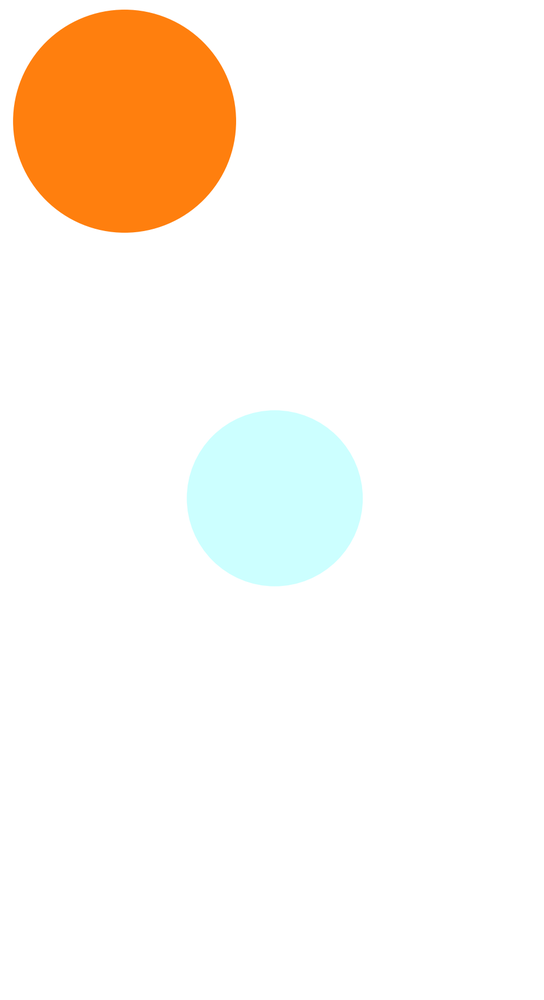
#> input picture Spring 2024/PHYS 454/plt1.png, 544 x 1000 px, shrunk from 963 x 1770 before the run, found by its file name
$ python analyze_algol.py
#> lines starting #> are read from the running program, lines starting #| are printed output that depends on the picture
import matplotlib.pyplot as plt
import matplotlib.animation as animation
from matplotlib import rc
from matplotlib.ticker import ScalarFormatter
from matplotlib.backends.backend_agg import FigureCanvasAgg
from matplotlib.figure import Figure

from PIL import Image

from scipy.integrate import solve_ivp
from scipy.spatial.transform import Rotation as R

import numpy as np


im1 = Image.open('C:/Users/mania/Desktop/ME_Fall_2023/Spring 2024/PHYS 454/plt1.png')   # open projection images of algol
#> im1 is the input picture: PIL image 544x1000 RGBA; mean R, G, B, A 252.7, 245.8, 237.7, 255
im2 = Image.open('C:/Users/mania/Desktop/ME_Fall_2023/Spring 2024/PHYS 454/plt2.png')
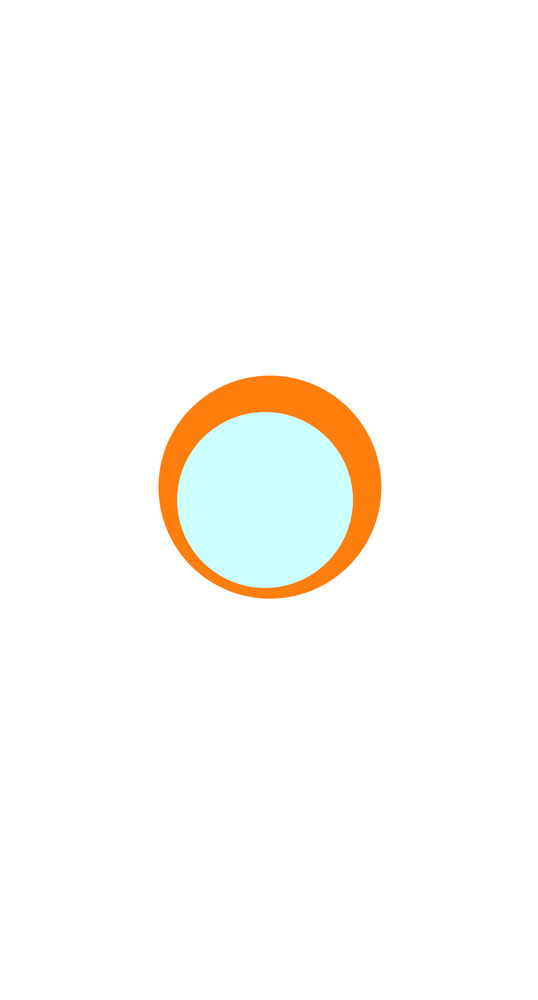
#> input picture Spring 2024/PHYS 454/plt2.png, 538 x 1000 px, shrunk from 953 x 1770 before the run, found by its file name
#> im2 is the input picture: PIL image 538x1000 RGBA; mean R, G, B, A 252.7, 251.5, 248.4, 255
im3 = Image.open('C:/Users/mania/Desktop/ME_Fall_2023/Spring 2024/PHYS 454/plt3.png')
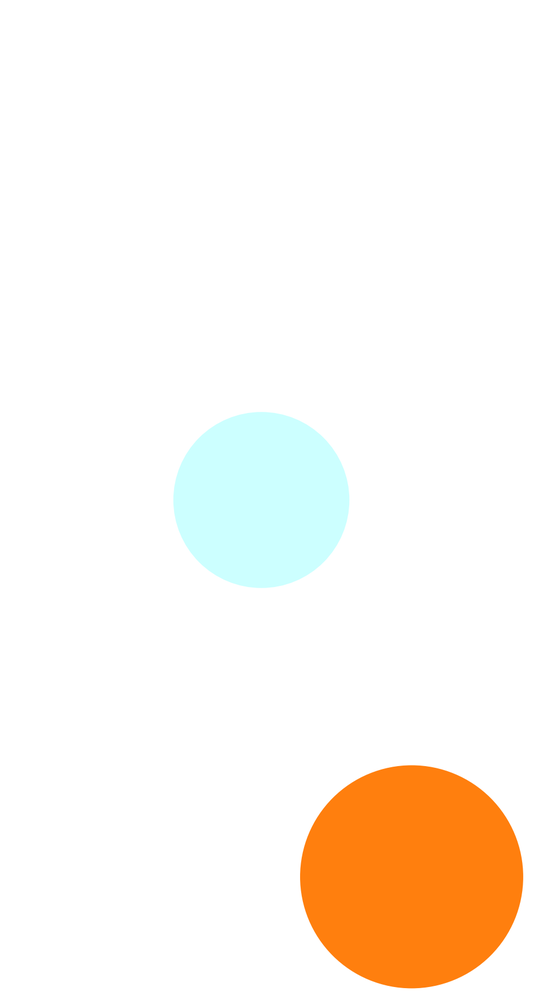
#> input picture Spring 2024/PHYS 454/plt3.png, 534 x 1000 px, shrunk from 945 x 1770 before the run, found by its file name
#> im3 is the input picture: PIL image 534x1000 RGBA; mean R, G, B, A 252.7, 245.6, 237.3, 255
im4 = Image.open('C:/Users/mania/Desktop/ME_Fall_2023/Spring 2024/PHYS 454/plt4.png')
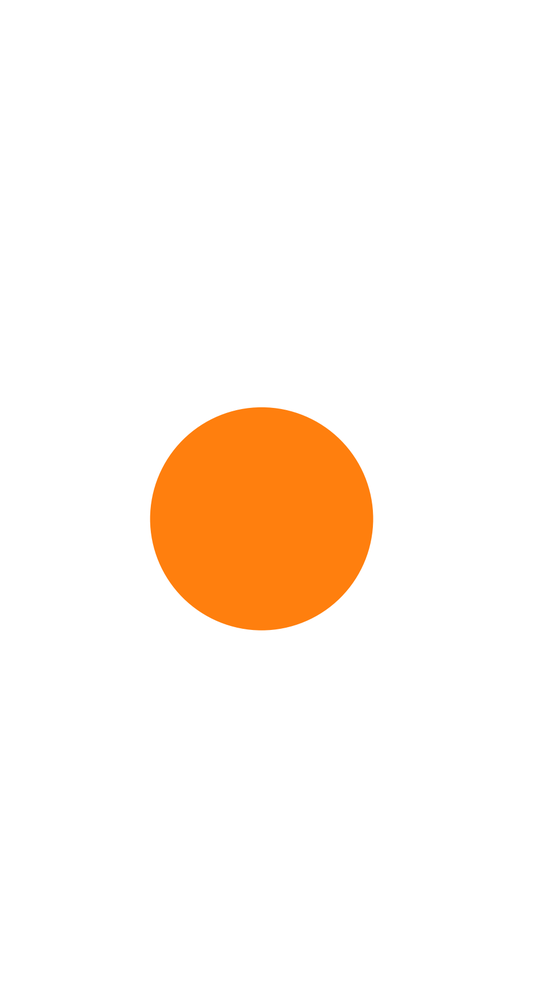
#> input picture Spring 2024/PHYS 454/plt4.png, 539 x 1000 px, shrunk from 954 x 1770 before the run, found by its file name
#> im4 is the input picture: PIL image 539x1000 RGBA; mean R, G, B, A 255, 245.7, 237.5, 255
print(im1.format, im1.size, im1.mode)   # print image format, size (width and height in px), and color mode
#| PNG (544, 1000) RGBA
print(im2.format, im2.size, im2.mode)
#| PNG (538, 1000) RGBA
print(im3.format, im3.size, im3.mode)
#| PNG (534, 1000) RGBA
print(im4.format, im4.size, im4.mode)
#| PNG (539, 1000) RGBA

fig = plt.figure(figsize=(15,5))
ax = fig.add_subplot(141)
ax1 = fig.add_subplot(142)
ax2 = fig.add_subplot(143)
ax3 = fig.add_subplot(144)

ax.imshow(im2)
ax1.imshow(im2)
ax2.imshow(im3)
ax3.imshow(im4)
# plt.show()

imdata1 = np.array(im1, dtype=int)*-1   # initializes image data as integer array and negates values so that white is the most negative value
imdata2 = np.array(im2, dtype=int)*-1
imdata3 = np.array(im3, dtype=int)*-1
imdata4 = np.array(im4, dtype=int) *-1

imdata = [imdata1, imdata2, imdata3, imdata4]

LineToExtractHoriz = np.arange(0, len(imdata[0][0]), 1) # all horizontal lines
#> LineToExtractHoriz = 544 values from 0 to 543
LineToExtractVerti = np.arange(0, len(imdata[0][1]), 1) # all vertical lines
#> LineToExtractVerti = 544 values from 0 to 543

im1_red = []
print(im1_red)
print(len(LineToExtractHoriz))
#| 544

for i in range(len(LineToExtractHoriz)):
    buffer = imdata1[LineToExtractHoriz[i], :][:, 0]
    im1_red.append(buffer)
#> after the loop, im1_red = 544 items
print(len(im1_red))
#| 544

im1_green = imdata[0][LineToExtractHoriz[0], :][:, 1]
#> im1_green = 544 values from -255 to -255
im1_blue = imdata[0][LineToExtractHoriz[0], :][:, 2]
#> im1_blue = 544 values from -255 to -255
print(len(imdata1[0]))
#| 544

# print(im1_red)

fig = plt.figure()
ax = fig.add_subplot(1, 1, 1)
for j in range(len(LineToExtractHoriz)):
    ax.plot(imdata1[0], im1_red[i], color='r', label='Red')
plt.show()
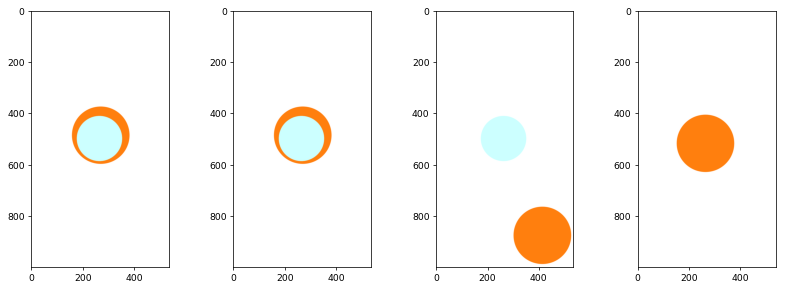
#> figure drawn by matplotlib, 4 panels
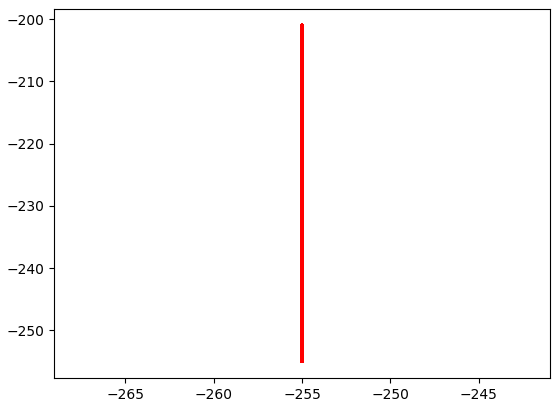
#> figure drawn by matplotlib, 1 panel

# def sum_row_col:
#     for imgs in range(len(imdata)):
